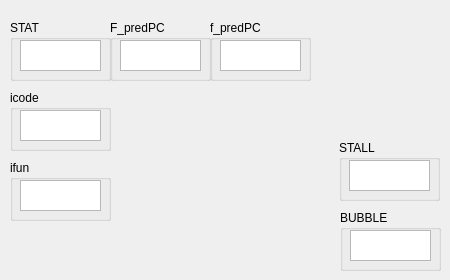
      <widget class="QWidget" name="Fetch">
       <attribute name="title">
        <string>Fetch</string>
       </attribute>
       <widget class="QGroupBox" name="groupBox_5">
        <property name="geometry">
         <rect>
          <x>110</x>
          <y>20</y>
          <width>101</width>
          <height>61</height>
         </rect>
        </property>
        <property name="title">
         <string>F_predPC</string>
        </property>
        <widget class="QTextBrowser" name="F_predPC">
         <property name="geometry">
          <rect>
           <x>10</x>
           <y>20</y>
           <width>81</width>
           <height>31</height>
          </rect>
         </property>
        </widget>
       </widget>
       <widget class="QGroupBox" name="groupBox_6">
        <property name="geometry">
         <rect>
          <x>210</x>
          <y>20</y>
          <width>101</width>
          <height>61</height>
         </rect>
        </property>
        <property name="title">
         <string>f_predPC</string>
        </property>
        <widget class="QTextBrowser" name="f_predPC">
         <property name="geometry">
          <rect>
           <x>10</x>
           <y>20</y>
           <width>81</width>
           <height>31</height>
          </rect>
         </property>
        </widget>
       </widget>
       <widget class="QGroupBox" name="groupBox_7">
        <property name="geometry">
         <rect>
          <x>10</x>
          <y>20</y>
          <width>101</width>
          <height>61</height>
         </rect>
        </property>
        <property name="title">
         <string>STAT</string>
        </property>
        <widget class="QTextBrowser" name="F_STAT">
         <property name="geometry">
          <rect>
           <x>10</x>
           <y>20</y>
           <width>81</width>
           <height>31</height>
          </rect>
         </property>
        </widget>
       </widget>
       <widget class="QGroupBox" name="groupBox_8">
        <property name="geometry">
         <rect>
          <x>339</x>
          <y>140</y>
          <width>101</width>
          <height>61</height>
         </rect>
        </property>
        <property name="title">
         <string>STALL</string>
        </property>
        <widget class="QTextBrowser" name="F_stall">
         <property name="geometry">
          <rect>
           <x>10</x>
           <y>20</y>
           <width>81</width>
           <height>31</height>
          </rect>
         </property>
        </widget>
       </widget>
       <widget class="QGroupBox" name="groupBox_9">
        <property name="geometry">
         <rect>
          <x>340</x>
          <y>210</y>
          <width>101</width>
          <height>61</height>
         </rect>
        </property>
        <property name="title">
         <string>BUBBLE</string>
        </property>
        <widget class="QTextBrowser" name="F_bubble">
         <property name="geometry">
          <rect>
           <x>10</x>
           <y>20</y>
           <width>81</width>
           <height>31</height>
          </rect>
         </property>
        </widget>
       </widget>
       <widget class="QGroupBox" name="groupBox_13">
        <property name="geometry">
         <rect>
          <x>10</x>
          <y>160</y>
          <width>101</width>
          <height>61</height>
         </rect>
        </property>
        <property name="title">
         <string>ifun</string>
        </property>
        <widget class="QTextBrowser" name="F_ifun">
         <property name="geometry">
          <rect>
           <x>10</x>
           <y>20</y>
           <width>81</width>
           <height>31</height>
          </rect>
         </property>
        </widget>
       </widget>
       <widget class="QGroupBox" name="groupBox_14">
        <property name="geometry">
         <rect>
          <x>10</x>
          <y>90</y>
          <width>101</width>
          <height>61</height>
         </rect>
        </property>
        <property name="title">
         <string>icode</string>
        </property>
        <widget class="QTextBrowser" name="F_icode">
         <property name="geometry">
          <rect>
           <x>10</x>
           <y>20</y>
           <width>81</width>
           <height>31</height>
          </rect>
         </property>
        </widget>
       </widget>
      </widget>
